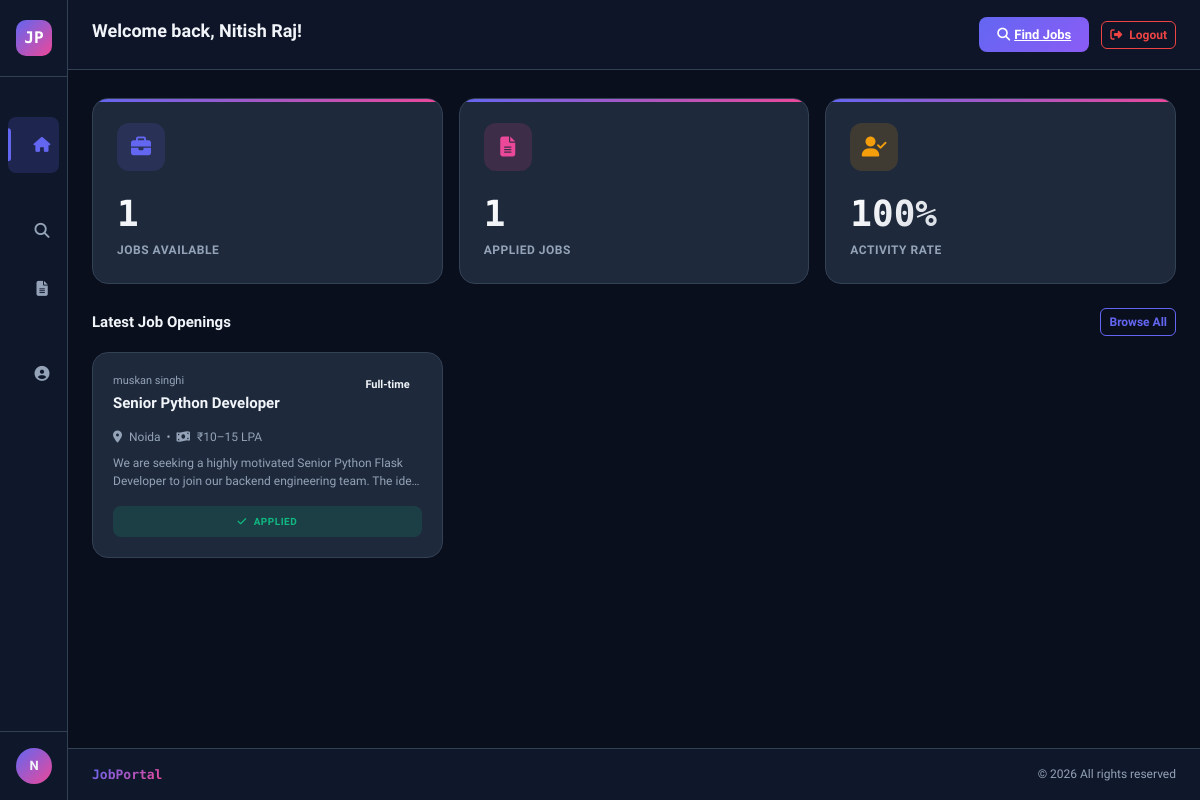
The app's page /dashboard (signed in) with its own data.
### tables this page shows
CREATE TABLE jobs (
            id INTEGER PRIMARY KEY AUTOINCREMENT,
            employer_id INTEGER NOT NULL,
            title TEXT NOT NULL,
            company TEXT NOT NULL,
            location TEXT NOT NULL,
            job_type TEXT NOT NULL,
            salary TEXT,
            description TEXT NOT NULL,
            requirements TEXT,
            is_active INTEGER DEFAULT 1,
            created_at DATETIME DEFAULT CURRENT_TIMESTAMP,
            FOREIGN KEY (employer_id) REFERENCES users(id)
        );

CREATE TABLE users (
            id INTEGER PRIMARY KEY AUTOINCREMENT,
            name TEXT NOT NULL,
            email TEXT UNIQUE NOT NULL,
            password TEXT NOT NULL,
            role TEXT NOT NULL CHECK(role IN ('admin','employer','jobseeker')),
            created_at DATETIME DEFAULT CURRENT_TIMESTAMP
        );

### app.py (the view, shortened to what this page needs)
@app.route('/dashboard')
@login_required
def dashboard():
    role = session.get('role')
    db = get_db()
    if role == 'admin':
        now = datetime.now()
        today = now.strftime('%Y-%m-%d')
        week_ago = (now - timedelta(days=7)).strftime('%Y-%m-%d')
        month_ago = (now - timedelta(days=30)).strftime('%Y-%m-%d')
        year_ago = (now - timedelta(days=365)).strftime('%Y-%m-%d')
        stats = {
            'total_jobs': db.execute('SELECT COUNT(*) FROM jobs').fetchone()[0],
            'total_employers': db.execute("SELECT COUNT(*) FROM users WHERE role='employer'").fetchone()[0],
            'total_jobseekers': db.execute("SELECT COUNT(*) FROM users WHERE role='jobseeker'").fetchone()[0],
            'total_applications': db.execute('SELECT COUNT(*) FROM applications').fetchone()[0],
            'daily_jobs': db.execute('SELECT COUNT(*) FROM jobs WHERE DATE(created_at)=?', (today,)).fetchone()[0],
            'weekly_jobs': db.execute('SELECT COUNT(*) FROM jobs WHERE DATE(created_at)>=?', (week_ago,)).fetchone()[0],
            'monthly_jobs': db.execute('SELECT COUNT(*) FROM jobs WHERE DATE(created_at)>=?', (month_ago,)).fetchone()[0],
            'yearly_jobs': db.execute('SELECT COUNT(*) FROM jobs WHERE DATE(created_at)>=?', (year_ago,)).fetchone()[0],
            'daily_employers': db.execute("SELECT COUNT(*) FROM users WHERE role='employer' AND DATE(created_at)=?", (today,)).fetchone()[0],
            'weekly_employers': db.execute("SELECT COUNT(*) FROM users WHERE role='employer' AND DATE(created_at)>=?", (week_ago,)).fetchone()[0],
            'monthly_employers': db.execute("SELECT COUNT(*) FROM users WHERE role='employer' AND DATE(created_at)>=?", (month_ago,)).fetchone()[0],
            'yearly_employers': db.execute("SELECT COUNT(*) FROM users WHERE role='employer' AND DATE(created_at)>=?", (year_ago,)).fetchone()[0],
            'daily_seekers': db.execute("SELECT COUNT(*) FROM users WHERE role='jobseeker' AND DATE(created_at)=?", (today,)).fetchone()[0],
            'weekly_seekers': db.execute("SELECT COUNT(*) FROM users WHERE role='jobseeker' AND DATE(created_at)>=?", (week_ago,)).fetchone()[0],
            'monthly_seekers': db.execute("SELECT COUNT(*) FROM users WHERE role='jobseeker' AND DATE(created_at)>=?", (month_ago,)).fetchone()[0],
            'yearly_seekers': db.execute("SELECT COUNT(*) FROM users WHERE role='jobseeker' AND DATE(created_at)>=?", (year_ago,)).fetchone()[0],
        }
        recent_jobs = db.execute('SELECT j.*, u.name as employer_name FROM jobs j JOIN users u ON j.employer_id=u.id ORDER BY j.created_at DESC LIMIT 5').fetchall()
        return render_template('admin/dashboard.html', stats=stats, recent_jobs=recent_jobs)
    else:  # jobseeker
        available_jobs = db.execute('SELECT j.*, u.name as employer_name FROM jobs j JOIN users u ON j.employer_id=u.id WHERE j.is_active=1 ORDER BY j.created_at DESC LIMIT 6').fetchall()
        applied_ids = [r['job_id'] for r in db.execute('SELECT job_id FROM applications WHERE user_id=?', (session['user_id'],)).fetchall()]
        return render_template('jobseeker/dashboard.html', available_jobs=available_jobs, applied_ids=applied_ids)

### app.py (called while the page is built)
def login_required(f):
    @wraps(f)
    def decorated(*args, **kwargs):
        if 'user_id' not in session:
            flash('Please log in to continue.', 'warning')
            return redirect(url_for('login'))
        return f(*args, **kwargs)
    return decorated

### database.py (called while the page is built)
def get_db():
    from flask import g
    if 'db' not in g:
        g.db = sqlite3.connect(DATABASE)
        g.db.row_factory = sqlite3.Row
        g.db.execute('PRAGMA foreign_keys = ON')
    return g.db

### templates/jobseeker/dashboard.html (shortened to what this page needs)
{% extends "base.html" %}
{% block page_title %}Welcome back, {{ session.name }}!{% endblock %}
{% block header_actions %}
<a href="{{ url_for('browse_jobs') }}" class="btn-accent"><i class="fas fa-search me-1"></i>Find Jobs</a>
{% endblock %}
{% block content %}
<div class="row g-3 mb-4">
    <div class="col-6 col-md-4">
        <div class="stat-card">
            <div class="stat-icon" style="background:rgba(99,102,241,0.15);"><i class="fas fa-briefcase" style="color:#6366f1;"></i></div>
            <div class="stat-number">{{ available_jobs|length }}</div>
            <div class="stat-label">Jobs Available</div>
        </div>
    </div>
    <div class="col-6 col-md-4">
        <div class="stat-card">
            <div class="stat-icon" style="background:rgba(236,72,153,0.15);"><i class="fas fa-file-alt" style="color:#ec4899;"></i></div>
            <div class="stat-number">{{ applied_ids|length }}</div>
            <div class="stat-label">Applied Jobs</div>
        </div>
    </div>
    <div class="col-12 col-md-4">
        <div class="stat-card">
            <div class="stat-icon" style="background:rgba(245,158,11,0.15);"><i class="fas fa-user-check" style="color:#f59e0b;"></i></div>
            <div class="stat-number">
                {% if available_jobs|length > 0 %}
                {{ ((applied_ids|length / available_jobs|length) * 100)|int }}%
                {% else %}0%{% endif %}
            </div>
            <div class="stat-label">Activity Rate</div>
        </div>
    </div>
</div>
<div class="data-card-header mb-3 p-0" style="background:transparent; border:none;">
    <span class="data-card-title">Latest Job Openings</span>
    <a href="{{ url_for('browse_jobs') }}" class="btn btn-sm btn-outline-primary">Browse All</a>
</div>
{% if available_jobs %}
<div class="row g-3">
    {% for job in available_jobs %}
    <div class="col-md-6 col-lg-4">
        <div class="job-card h-100">
            <div class="d-flex justify-content-between align-items-start mb-3">
                <div>
                    <div style="font-size:11px; color:#94a3b8; margin-bottom:4px;">{{ job.employer_name }}</div>
                    <h3 style="font-size:15px; font-weight:700; margin:0;">{{ job.title }}</h3>
                </div>
                <span class="job-type-badge type-{{ job.job_type|replace(' ','') }}">{{ job.job_type }}</span>
            </div>
            <div style="font-size:12px; color:#94a3b8; margin-bottom:8px;">
                <i class="fas fa-map-marker-alt me-1"></i> {{ job.location }}
                {% if job.salary %}
                &nbsp;&bull;&nbsp; <i class="fas fa-money-bill-wave me-1"></i> {{ job.salary }}
                {% endif %}
            </div>
            <p style="font-size:12px; color:#94a3b8; line-height:1.5; margin-bottom:16px; display:-webkit-box; -webkit-line-clamp:2; -webkit-box-orient:vertical; overflow:hidden;">
                {{ job.description }}
            </p>
            {% if job.id in applied_ids %}
            <span class="badge-role badge-active w-100 text-center d-block" style="padding:8px; border-radius:8px;">
                <i class="fas fa-check me-1"></i> Applied
            </span>
            {% else %}
            <button class="btn btn-outline-primary btn-sm w-100" data-bs-toggle="modal" data-bs-target="#applyModal{{ job.id }}">
                Apply Now
            </button>
            {% endif %}
        </div>
    </div>
    {% endfor %}
</div>
{% else %}
<div class="empty-state">
    <i class="fas fa-search"></i>
    <p>No jobs available right now</p>
    <small style="color:#475569;">Check back soon for new opportunities</small>
</div>
{% endif %}
{% endblock %}

### templates/base.html (style rules this page uses)
:root { --sidebar-width: 240px; --sidebar-collapsed: 68px; --primary: #0f172a; --accent: #6366f1; --accent2: #ec4899; --surface: #1e293b; --surface2: #0f172a; --text: #f1f5f9; --text-muted: #94a3b8; --border: #334155; --card-bg: #1e293b; --success: #10b981; --warning: #f59e0b; --danger: #ef4444; --transition: 0.25s cubic-bezier(0.4,0,0.2,1); }
* { box-sizing: border-box; }
body { font-family: 'Plus Jakarta Sans', sans-serif; background: #0a0f1e; color: var(--text); min-height: 100vh; overflow-x: hidden; }
.btn-accent { background: linear-gradient(135deg, var(--accent), #8b5cf6); border: none; color: white; padding: 8px 18px; border-radius: 8px; font-size: 13px; font-weight: 600; transition: all 0.2s; cursor: pointer; }
.stat-card { background: var(--card-bg); border: 1px solid var(--border); border-radius: 16px; padding: 24px; position: relative; overflow: hidden; transition: transform 0.2s, box-shadow 0.2s; }
.stat-card::before { content: ''; position: absolute; top: 0; left: 0; right: 0; height: 3px; background: linear-gradient(90deg, var(--accent), var(--accent2)); }
.stat-number { font-size: 36px; font-weight: 800; font-family: 'Space Mono', monospace; background: linear-gradient(135deg, #fff, var(--text-muted)); -webkit-background-clip: text; -webkit-text-fill-color: transparent; }
.stat-label { font-size: 12px; color: var(--text-muted); font-weight: 600; text-transform: uppercase; letter-spacing: 0.5px; }
.stat-icon { width: 48px; height: 48px; border-radius: 12px; display: flex; align-items: center; justify-content: center; font-size: 20px; margin-bottom: 16px; }
.data-card-header { padding: 20px 24px; border-bottom: 1px solid var(--border); display: flex; align-items: center; justify-content: space-between; }
.data-card-title { font-size: 15px; font-weight: 700; }
.badge-role { padding: 4px 10px; border-radius: 20px; font-size: 10px; font-weight: 700; text-transform: uppercase; letter-spacing: 0.5px; }
.badge-active { background: rgba(16,185,129,0.15); color: var(--success); }
.job-card { background: var(--card-bg); border: 1px solid var(--border); border-radius: 16px; padding: 20px; transition: all 0.2s; cursor: pointer; }
.job-type-badge { padding: 4px 12px; border-radius: 20px; font-size: 11px; font-weight: 600; }
.btn-sm { border-radius: 6px !important; font-size: 12px !important; font-weight: 600 !important; }
.btn-outline-primary { border-color: var(--accent) !important; color: var(--accent) !important; }

### records on screen
jobs: employer_name "muskan singhi", title "Senior Python Developer", job_type "Full-time", location "Noida", salary "₹10–15 LPA", description "We are seeking a highly motivated Senior Python Flask Developer to join our backend engineering team. The…", shows "APPLIED"

### other values on screen
{{ session.get('name', 'U')[0].upper() }} "N"
{{ session.name }} "Nitish Raj"
{{ available_jobs|length }} "1"
{{ applied_ids|length }} "1"
{{ ((applied_ids|length / available_jobs|length) * 100)|int }} "100"
